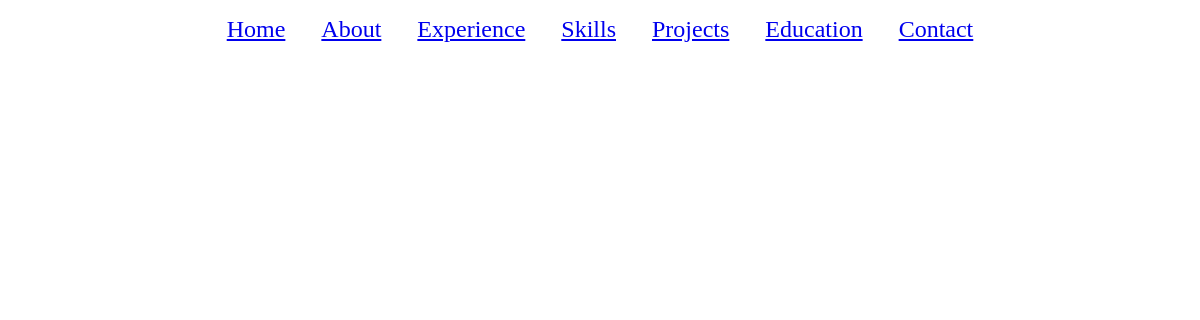
The app's page /, older data.
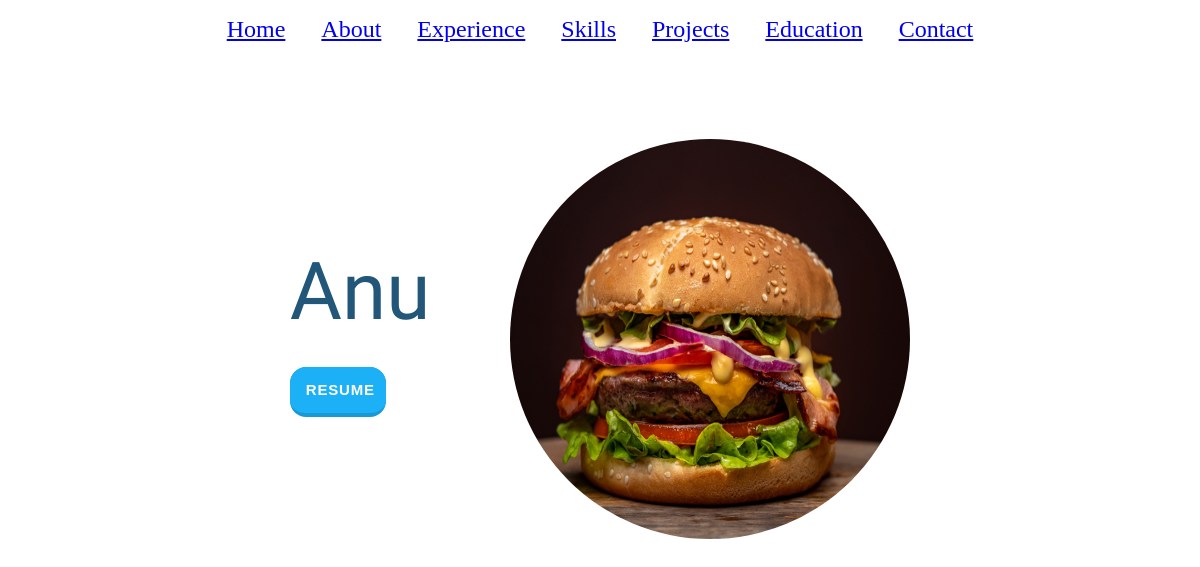
The same page, newer data.
### app_portfolio/models.py (models this page shows, shortened)
class Home(models.Model):
    name = models.CharField(max_length=25)
    picture = models.ImageField(upload_to='picture/')
    resume = models.FileField(upload_to='picture/', default='Anupama_Ellath_CV.pdf')

### app_portfolio/views.py (the view)
# urls.py: path('', home, name='home'),
def home(request):
    homes = Home.objects.all()
    context = {
        "homes": homes
    }
    return render(request, 'app_portfolio/home.html', context)

### templates/app_portfolio/home.html
{% extends 'app_portfolio/base.html' %}
{% load static %}
{% block content %}
{% for home in homes %}
<div class="home">
  <div class="home_name">
    <span>
      <span>{{ home.name }}</span>
      {% if homes %}
      <form action="{{ home.resume.url }}" method="get" class="resume">
        <button type="submit" class="button">Resume</button>
      </form>
      {% endif %}
    </span>
    <img src="{{ home.picture.url }}" alt="My image" class="image" />
  </div>
</div>
{% endfor %} {% endblock %}

Row changes from the older to the newer data that the page shows:
added Home: name "Anu", picture (picture)
